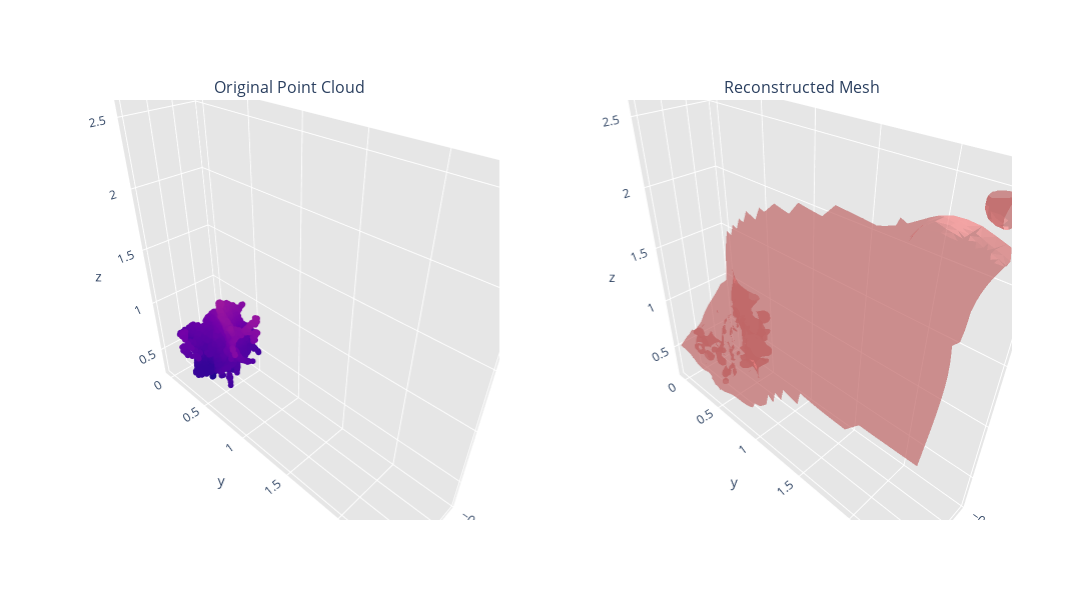

The notebook cell saved with this chart:
### Code cell
obj = completed_objects[SELECTED_IDX]

if obj.get('mesh'):
    plot_comparison_plotly(obj['mesh'], obj['point_cloud'])
else:
    # Если меша нет, создаем его
    obj['mesh'] = processor.reconstructor.create_mesh(obj['point_cloud'])
    if obj['mesh']:
        plot_comparison_plotly(obj['mesh'], obj['point_cloud'])

### Figure 1 — Plotly figure (JSON) as saved in the notebook; plotly's stock layout.template omitted (floating-point values rounded to 4 significant figures; data arrays with more than 128 entries replaced by an {"elided": "..."} marker saying what was removed)
{"data": [{"marker": {"color": {"elided": "5000 float values"}, "colorscale": [[0, "#0d0887"], [0.1111, "#46039f"], [0.2222, "#7201a8"], [0.3333, "#9c179e"], [0.4444, "#bd3786"], [0.5556, "#d8576b"], [0.6667, "#ed7953"], [0.7778, "#fb9f3a"], [0.8889, "#fdca26"], [1, "#f0f921"]], "size": 2}, "mode": "markers", "scene": "scene", "showlegend": false, "type": "scatter3d", "x": {"elided": "5000 float values"}, "y": {"elided": "5000 float values"}, "z": {"elided": "5000 float values"}}, {"color": "lightcoral", "flatshading": true, "i": {"elided": "33645 int values"}, "j": {"elided": "33645 int values"}, "k": {"elided": "33645 int values"}, "opacity": 0.7, "scene": "scene2", "type": "mesh3d", "x": {"elided": "16990 float values"}, "y": {"elided": "16990 float values"}, "z": {"elided": "16990 float values"}}], "layout": {"annotations": [{"font": {"size": 16}, "showarrow": false, "text": "Original Point Cloud", "x": 0.225, "xanchor": "center", "xref": "paper", "y": 1, "yanchor": "bottom", "yref": "paper"}, {"font": {"size": 16}, "showarrow": false, "text": "Reconstructed Mesh", "x": 0.775, "xanchor": "center", "xref": "paper", "y": 1, "yanchor": "bottom", "yref": "paper"}], "height": 600, "scene": {"aspectmode": "data", "domain": {"x": [0, 0.45], "y": [0, 1]}, "xaxis": {"backgroundcolor": "rgb(230, 230, 230)", "gridcolor": "rgb(255, 255, 255)", "showbackground": true, "zerolinecolor": "rgb(255, 255, 255)"}, "yaxis": {"backgroundcolor": "rgb(230, 230, 230)", "gridcolor": "rgb(255, 255, 255)", "showbackground": true, "zerolinecolor": "rgb(255, 255, 255)"}, "zaxis": {"backgroundcolor": "rgb(230, 230, 230)", "gridcolor": "rgb(255, 255, 255)", "showbackground": true, "zerolinecolor": "rgb(255, 255, 255)"}}, "scene2": {"aspectmode": "data", "domain": {"x": [0.55, 1], "y": [0, 1]}, "xaxis": {"backgroundcolor": "rgb(230, 230, 230)", "gridcolor": "rgb(255, 255, 255)", "showbackground": true, "zerolinecolor": "rgb(255, 255, 255)"}, "yaxis": {"backgroundcolor": "rgb(230, 230, 230)", "gridcolor": "rgb(255, 255, 255)", "showbackground": true, "zerolinecolor": "rgb(255, 255, 255)"}, "zaxis": {"backgroundcolor": "rgb(230, 230, 230)", "gridcolor": "rgb(255, 255, 255)", "showbackground": true, "zerolinecolor": "rgb(255, 255, 255)"}}, "width": 1200}}
